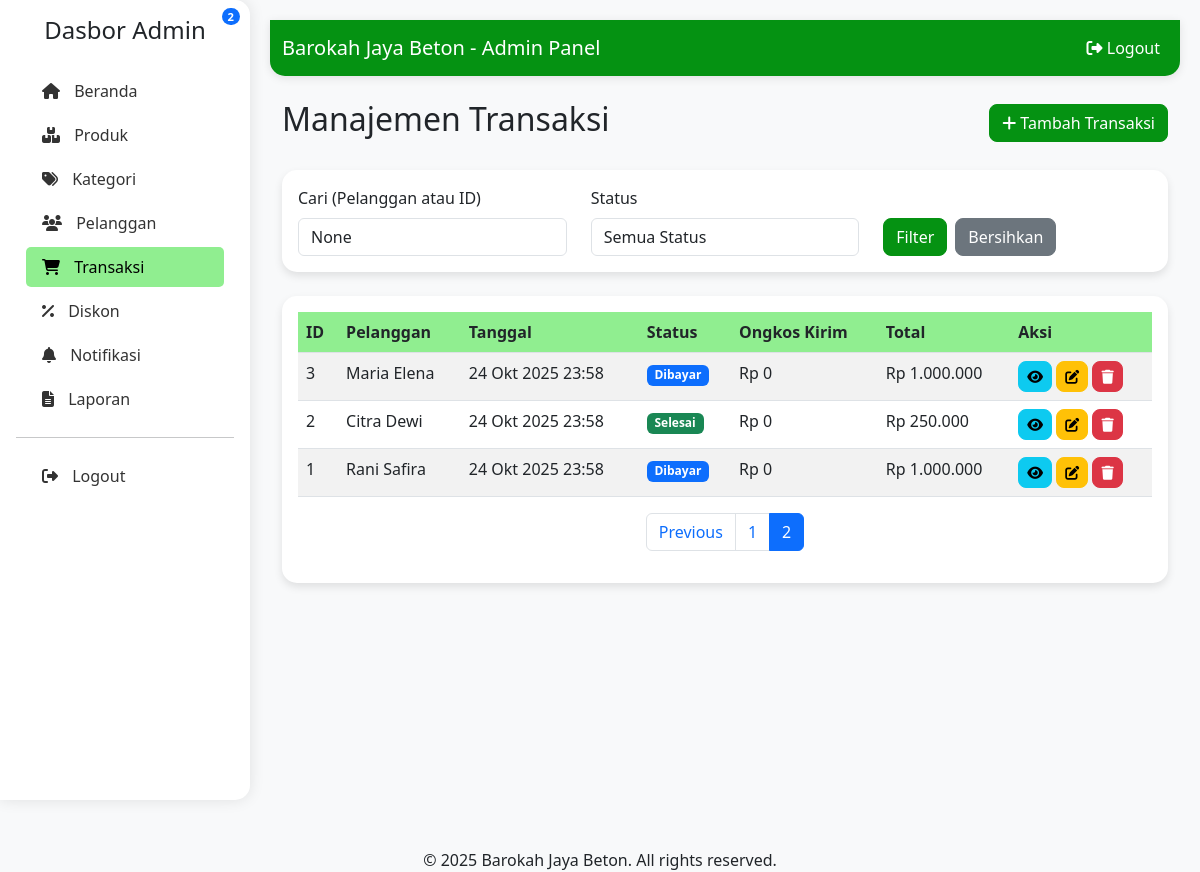
/dashboard_admin/transactions/?page=3 (signed in), run on an earlier commit of the app's database.
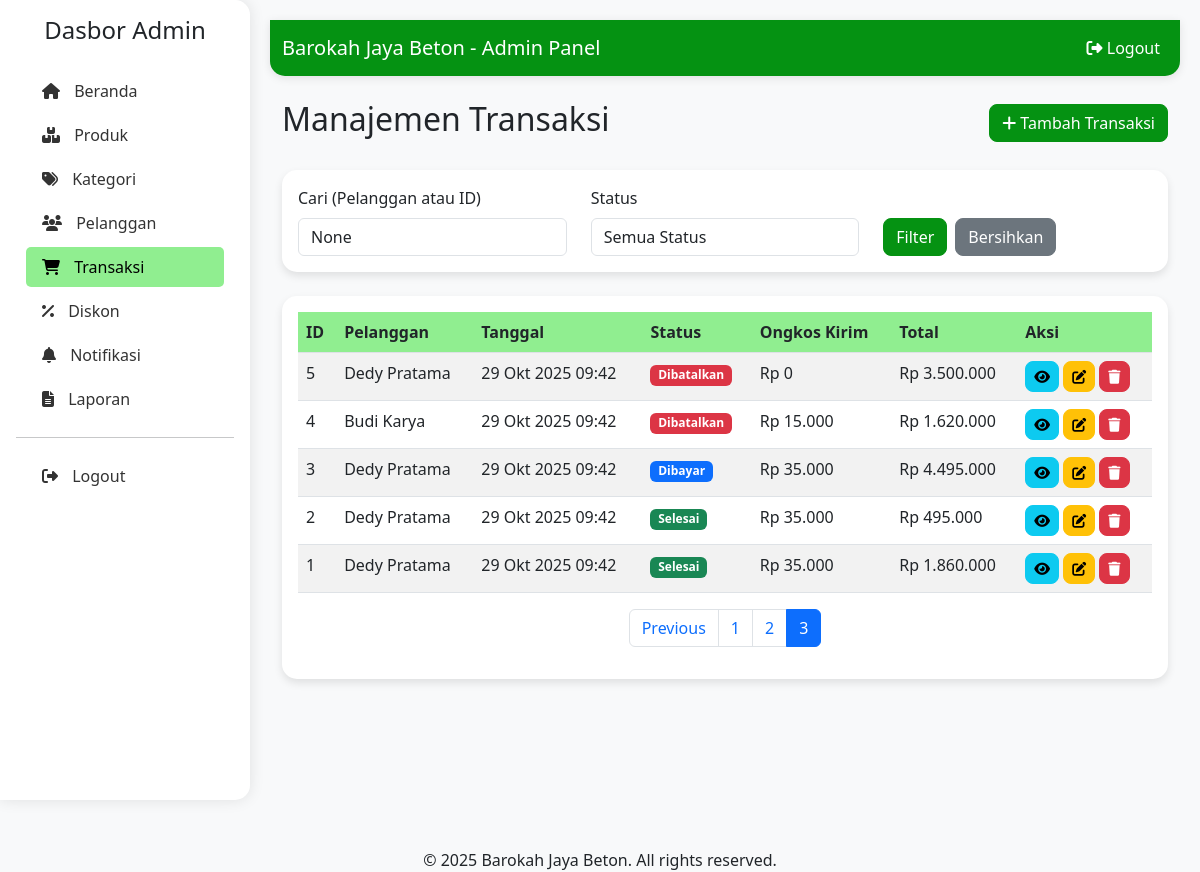
And on a later commit of the database.
### admin_dashboard/models.py (models this page shows, shortened)
class Transaksi(models.Model):
    id = models.AutoField(primary_key=True)
    tanggal = models.DateTimeField(auto_now_add=True, verbose_name="Tanggal Transaksi")
    total = models.DecimalField(max_digits=10, decimal_places=2, verbose_name="Total", blank=True, null=True)
    ongkir = models.DecimalField(max_digits=10, decimal_places=2, verbose_name="Ongkos Kirim", default=0)
    status_transaksi = models.CharField(
        max_length=50,
        choices=STATUS_TRANSAKSI_CHOICES,
        default='DIPROSES',
        verbose_name="Status Transaksi"
    )
    bukti_bayar = models.FileField(upload_to='bukti_pembayaran/', verbose_name="Bukti Pembayaran", null=True, blank=True)
    pelanggan = models.ForeignKey(Pelanggan, on_delete=models.CASCADE, verbose_name="Pelanggan")
    alamat_pengiriman = models.TextField(verbose_name="Alamat Pengiriman", blank=True, null=True)
    feedback = models.TextField(verbose_name="Feedback", null=True, blank=True)
    fotofeedback = models.ImageField(upload_to='feedback_images/', verbose_name="Foto Feedback", null=True, blank=True)
    waktu_checkout = models.DateTimeField(null=True, blank=True)
    batas_waktu_bayar = models.DateTimeField(null=True, blank=True)
    total_diskon = models.DecimalField(max_digits=10, decimal_places=2, default=0)
    keterangan_diskon = models.TextField(blank=True, null=True)
    class Meta:
        verbose_name_plural = "Transaksi"
        db_table = 'transaksi'

class Pelanggan(models.Model):
    nama_pelanggan = models.CharField(max_length=255, verbose_name="Nama Pelanggan")
    alamat = models.TextField(verbose_name="Alamat")
    tanggal_lahir = models.DateField(verbose_name="Tanggal Lahir")
    no_hp = models.CharField(max_length=20, verbose_name="Nomor HP")
    username = models.CharField(max_length=150, unique=True, verbose_name="Username")
    password = models.CharField(max_length=128, verbose_name="Password") # Django akan menangani hash password
    email = models.EmailField(max_length=254, unique=True, null=False, blank=False, default='')
    created_at = models.DateTimeField(auto_now_add=True, verbose_name="Tanggal Dibuat", null=True)
    class Meta:
        verbose_name_plural = "Pelanggan"
        db_table = 'pelanggan'

### dashboard_admin/views.py (the view)
    def wrapper(request, *args, **kwargs):
        if not request.user.is_authenticated or not isinstance(request.user, Admin):
            raise PermissionDenied("You don't have permission to access this page.")
        return view_func(request, *args, **kwargs)

### admin_dashboard/context_processors.py (called while the page is built, shortened)
def notification_cart_context(request):
    context = {
        'unseen_notifications_count': 0,
        'cart_item_count': 0
    }
    return context

### dashboard_admin/context_processors.py (called while the page is built)
def admin_crm_context(request):
    if not request.path.startswith('/dashboard_admin/'):
        return {}
    try:
        Pelanggan = apps.get_model('admin_dashboard', 'Pelanggan')
        Transaksi = apps.get_model('admin_dashboard', 'Transaksi')
        Notifikasi = apps.get_model('admin_dashboard', 'Notifikasi')
        today_date = timezone.now().date()
        new_transaction_count = Transaksi.objects.filter(
            status_transaksi='DIPROSES'
        ).count()
        return {
            'sidebar_new_transaction_count': new_transaction_count,
        }
    except Exception:
        return {}

### dashboard_admin/views.py (called while the page is built)
def admin_required(view_func):
    def wrapper(request, *args, **kwargs):
        if not request.user.is_authenticated or not isinstance(request.user, Admin):
            raise PermissionDenied("You don't have permission to access this page.")
        return view_func(request, *args, **kwargs)
    return wrapper

### templates/dashboard_admin/transactions/list.html (shortened to what the changed rows need)
{% extends 'dashboard_admin/base.html' %}
{% load static %}
{% load humanize %}
{% block content %}
<div class="container-fluid">
    <div class="d-flex justify-content-between align-items-center mb-4">
        <h2>Manajemen Transaksi</h2>
    </div>
    <div class="card">
        <div class="card-body">
            <div class="table-responsive">
                <table class="table table-striped">
                    <thead>
                        <tr>
                            <th>ID</th>
                            <th>Pelanggan</th>
                            <th>Tanggal</th>
                            <th>Status</th>
                            <th>Ongkos Kirim</th>
                            <th>Total</th>
                            <th>Aksi</th>
                        </tr>
                    </thead>
                    <tbody>
                        {% for transaction in page_obj %}
                        <tr class="{% if transaction.status_transaksi == 'DIPROSES' %}table-warning{% endif %}">
                            <td>{{ transaction.id }}</td>
                            <td>{{ transaction.pelanggan.nama_pelanggan }}</td>
                            <td>{{ transaction.tanggal|date:"d M Y H:i" }}</td>
                            <td>
                                {% if transaction.status_transaksi == 'DIPROSES' %}
                                    <span class="badge bg-warning text-dark">Diproses</span>
                                {% elif transaction.status_transaksi == 'DIBAYAR' %}
                                    <span class="badge bg-primary">Dibayar</span>
                                {% elif transaction.status_transaksi == 'DIKIRIM' %}
                                    <span class="badge bg-info text-dark">Dikirim</span>
                                {% elif transaction.status_transaksi == 'SELESAI' %}
                                    <span class="badge bg-success">Selesai</span>
                                {% elif transaction.status_transaksi == 'DIBATALKAN' %}
                                    <span class="badge bg-danger">Dibatalkan</span>
                                {% else %}
                                    <span class="badge bg-secondary">{{ transaction.status_transaksi }}</span>
                                {% endif %}
                            </td>
                            <td>Rp {{ transaction.ongkir|floatformat:0|intcomma }}</td>
                            <td>Rp {{ transaction.total|floatformat:0|intcomma }}</td>
                            <td>
                                <a href="{% url 'dashboard_admin:transaction_detail' transaction.pk %}" class="btn btn-sm btn-info" title="View">
                                    <i class="fas fa-eye"></i>
                                </a>
                                <a href="{% url 'dashboard_admin:transaction_update' transaction.pk %}" class="btn btn-sm btn-warning" title="Edit">
                                    <i class="fas fa-edit"></i>
                                </a>
                                <button type="button" class="btn btn-sm btn-danger delete-btn" title="Delete"
                                        data-url="{% url 'dashboard_admin:transaction_delete' transaction.pk %}">
                                    <i class="fas fa-trash"></i>
                                </button>
                            </td>
                        </tr>
                        {% empty %}
                        <tr>
                            <td colspan="7" class="text-center">Tidak ada transaksi ditemukan</td>
                        </tr>
                        {% endfor %}
                    </tbody>
                </table>
            </div>
            {% if page_obj.has_other_pages %}
            <nav aria-label="Transaction pagination">
                <ul class="pagination justify-content-center">
                    {% for num in page_obj.paginator.page_range %}
                        {% if page_obj.number == num %}
                            <li class="page-item active">
                                <span class="page-link">{{ num }}</span>
                            </li>
                        {% elif num > page_obj.number|add:'-3' and num < page_obj.number|add:'3' %}
                            <li class="page-item">
                                <a class="page-link" href="?page={{ num }}{% if query %}&q={{ query }}{% endif %}{% if status_filter %}&status={{ status_filter }}{% endif %}">{{ num }}</a>
                            </li>
                        {% endif %}
                    {% endfor %}
                </ul>
            </nav>
            {% endif %}
        </div>
    </div>
</div>
{% endblock %}

What changed in the data, as far as the page shows it:
now on this page (row edited): Transaksi: status_transaksi "Dibatalkan"
now on this page (row edited): Transaksi: status_transaksi "Dibatalkan"
changed Transaksi id 3: pelanggan.nama_pelanggan "Maria Elena" → "Dedy Pratama"; tanggal "24 Okt 2025 23:58" → "29 Okt 2025 09:42"; ongkir "0" → "35.000"; total "1.000.000" → "4.495.000"
changed Transaksi id 2: pelanggan.nama_pelanggan "Citra Dewi" → "Dedy Pratama"; tanggal "24 Okt 2025 23:58" → "29 Okt 2025 09:42"; ongkir "0" → "35.000"; total "250.000" → "495.000"
changed Transaksi id 1: pelanggan.nama_pelanggan "Rani Safira" → "Dedy Pratama"; tanggal "24 Okt 2025 23:58" → "29 Okt 2025 09:42"; ongkir "0" → "35.000"; total "1.000.000" → "1.860.000"; status_transaksi "Dibayar" → "Selesai"
Also different on the page:
{{ sidebar_new_transaction_count }}: "2" → (not shown)
list line gone: "2"
new list line: "2"
new list line: "3"
